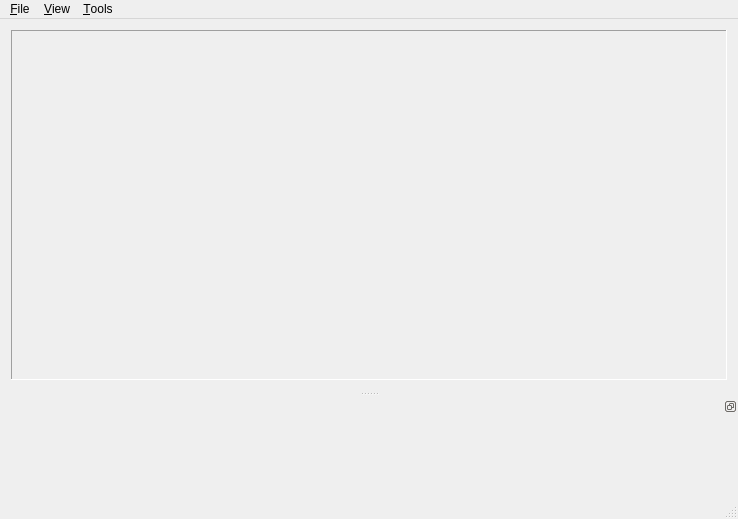
<?xml version="1.0" encoding="UTF-8"?>
<ui version="4.0">
 <class>MainWindow</class>
 <widget class="QMainWindow" name="MainWindow">
  <property name="geometry">
   <rect>
    <x>0</x>
    <y>0</y>
    <width>738</width>
    <height>519</height>
   </rect>
  </property>
  <property name="minimumSize">
   <size>
    <width>300</width>
    <height>0</height>
   </size>
  </property>
  <property name="windowTitle">
   <string>LTSGraph</string>
  </property>
  <property name="windowIcon">
   <iconset resource="ltsgraph.qrc">
    <normaloff>:/ltsgraph/icons/ltsgraph.ico</normaloff>:/ltsgraph/icons/ltsgraph.ico</iconset>
  </property>
  <widget class="QWidget" name="centralWidget">
   <layout class="QHBoxLayout" name="horizontalLayout">
    <item>
     <widget class="QFrame" name="frame">
      <property name="frameShape">
       <enum>QFrame::Panel</enum>
      </property>
      <property name="frameShadow">
       <enum>QFrame::Sunken</enum>
      </property>
      <property name="lineWidth">
       <number>1</number>
      </property>
      <property name="midLineWidth">
       <number>0</number>
      </property>
      <layout class="QHBoxLayout" name="horizontalLayout_2">
       <property name="margin">
        <number>0</number>
       </property>
       <item>
        <layout class="QHBoxLayout" name="widgetLayout">
         <property name="spacing">
          <number>0</number>
         </property>
        </layout>
       </item>
      </layout>
     </widget>
    </item>
   </layout>
  </widget>
  <widget class="QMenuBar" name="mnuMain">
   <property name="geometry">
    <rect>
     <x>0</x>
     <y>0</y>
     <width>738</width>
     <height>21</height>
    </rect>
   </property>
   <widget class="QMenu" name="mnuFile">
    <property name="title">
     <string>&amp;File</string>
    </property>
    <addaction name="actOpenFile"/>
    <addaction name="actExportImage"/>
    <addaction name="separator"/>
    <addaction name="actImport_XML"/>
    <addaction name="actExport_XML"/>
    <addaction name="actExit"/>
   </widget>
   <widget class="QMenu" name="menu_View">
    <property name="title">
     <string>&amp;View</string>
    </property>
    <addaction name="act3D"/>
    <addaction name="separator"/>
    <addaction name="actLayoutControl"/>
    <addaction name="actVisualization"/>
    <addaction name="actInformation"/>
    <addaction name="actOutput"/>
    <addaction name="separator"/>
    <addaction name="actFullscreen"/>
   </widget>
   <widget class="QMenu" name="menu_Tools">
    <property name="title">
     <string>&amp;Tools</string>
    </property>
    <addaction name="actExplorationMode"/>
    <addaction name="actLayout"/>
    <addaction name="actReset"/>
   </widget>
   <addaction name="mnuFile"/>
   <addaction name="menu_View"/>
   <addaction name="menu_Tools"/>
  </widget>
  <widget class="QStatusBar" name="statusBar"/>
  <widget class="QDockWidget" name="dockOutput">
   <property name="minimumSize">
    <size>
     <width>200</width>
     <height>100</height>
    </size>
   </property>
   <property name="features">
    <set>QDockWidget::DockWidgetFloatable|QDockWidget::DockWidgetMovable</set>
   </property>
   <property name="windowTitle">
    <string/>
   </property>
   <attribute name="dockWidgetArea">
    <number>8</number>
   </attribute>
   <widget class="mcrl2::gui::qt::LogWidget" name="dockWidgetOutput"/>
  </widget>
  <action name="actExit">
   <property name="text">
    <string>E&amp;xit</string>
   </property>
   <property name="shortcut">
    <string>Ctrl+Q</string>
   </property>
  </action>
  <action name="actLayoutControl">
   <property name="checkable">
    <bool>true</bool>
   </property>
   <property name="text">
    <string>&amp;Layout control</string>
   </property>
   <property name="shortcut">
    <string>Ctrl+L</string>
   </property>
  </action>
  <action name="actOpenFile">
   <property name="text">
    <string>&amp;Open</string>
   </property>
   <property name="shortcut">
    <string>Ctrl+O</string>
   </property>
  </action>
  <action name="act3D">
   <property name="checkable">
    <bool>true</bool>
   </property>
   <property name="text">
    <string>&amp;3D</string>
   </property>
   <property name="shortcut">
    <string>Ctrl+S</string>
   </property>
  </action>
  <action name="actLayout">
   <property name="checkable">
    <bool>true</bool>
   </property>
   <property name="text">
    <string>Automatic layout</string>
   </property>
   <property name="shortcut">
    <string>Ctrl+T</string>
   </property>
  </action>
  <action name="actReset">
   <property name="text">
    <string>Reset viewpoint</string>
   </property>
   <property name="shortcut">
    <string>Esc</string>
   </property>
  </action>
  <action name="actExportImage">
   <property name="text">
    <string>&amp;Export image...</string>
   </property>
   <property name="shortcut">
    <string>Ctrl+X</string>
   </property>
  </action>
  <action name="actImport_XML">
   <property name="text">
    <string>Import XML</string>
   </property>
  </action>
  <action name="actExport_XML">
   <property name="text">
    <string>Export XML</string>
   </property>
  </action>
  <action name="actVisualization">
   <property name="checkable">
    <bool>true</bool>
   </property>
   <property name="text">
    <string>Visualization</string>
   </property>
  </action>
  <action name="actInformation">
   <property name="checkable">
    <bool>true</bool>
   </property>
   <property name="text">
    <string>Information</string>
   </property>
  </action>
  <action name="actOutput">
   <property name="checkable">
    <bool>true</bool>
   </property>
   <property name="text">
    <string>mCRL2 Output</string>
   </property>
  </action>
  <action name="actFullscreen">
   <property name="text">
    <string>Toggle Full Screen</string>
   </property>
  </action>
  <action name="actExplorationMode">
   <property name="checkable">
    <bool>true</bool>
   </property>
   <property name="text">
    <string>&amp;Exploration mode</string>
   </property>
   <property name="shortcut">
    <string>Ctrl+E</string>
   </property>
  </action>
 </widget>
 <layoutdefault spacing="6" margin="11"/>
 <customwidgets>
  <customwidget>
   <class>mcrl2::gui::qt::LogWidget</class>
   <extends>QWidget</extends>
   <header>mcrl2/gui/logwidget.h</header>
  </customwidget>
 </customwidgets>
 <resources>
  <include location="ltsgraph.qrc"/>
 </resources>
 <connections/>
 <slots>
  <slot>onResetClicked()</slot>
  <slot>onWidgetResized(float,float)</slot>
  <slot>onExit()</slot>
 </slots>
</ui>
